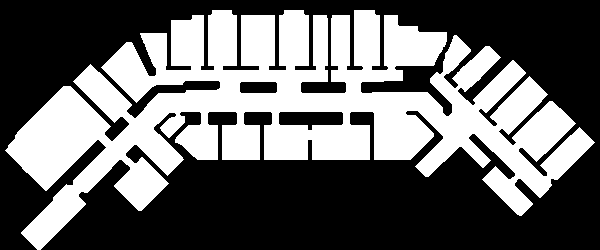
#> input picture data/environment/map_2floor_PF_bw.png, 600 x 250 px, found by its file name
$ python create_wp.py
#> lines starting #> are read from the running program, lines starting #| are printed output that depends on the picture; after the words box and inside, x2 and y2 are one past the last pixel; in counts of white or black regions, pixels touching at a corner belong together
from matplotlib import image
import matplotlib.pyplot as plt
import numpy as np
import base64
import pickle

bg_path = 'data\\environment\\map_2floor_PF_bw.png'


"""
Maybe change it from a list of dicts to a dictionary of dictionaries?
Oh no a list is just as good, you only need to substract all the ID's by 1, so that the list index
is tied to the waypoint index!

"""
class Node():
    """This is the template we are going to use, however we will use a dictionary,
    This dictionary is saved in a pkl file, and loaded in when the abm is initialised,
    copies are made per path that can be altered, what is the downside of this?
    The downside is all waypoints are loaded from the beginning, I don't think that is neccesarily
    bad. For the pathing I definetly agree!  q
    """

    # [6 lines left out: function __init__, not called in this run]

    def __eq__(self, other):
        return self.position == other.position


template = [0, (0, 0), []]
# tuples are for inside dictionary for speed, list is for clarity in writing and will nog be like this in final product (will be list of dicts)
# i entered these by hand, but realized it would be better if it started at zero so I transformed it using code
wp20_ls = [[1, (70, 194), [2]],[2, (79, 185), [1,3]],[3, (114, 150), [2, 4, 5, 6]],[4, (97, 131), [3]],[5, (135, 169), [3]],[6, (137, 126), [3,7,8]],[7, (119, 110), [6]],[8, (176, 101), [6, 9, 10]],[9, (176, 120), [8]],[10, (203, 101), [8,11,20,21]]
           ,[11, (203, 127), [10]],[12, (149, 80), [14]],[13, (159, 63), [14]],[14, (160, 77), [12, 13, 16]],[15, (195, 62), [16]],[16, (195, 74), [14, 15, 17]],[17, (217, 74), [16, 18, 19]],[18, (217, 60), [17]],[19, (230, 76), [17, 20, 26]],[20, (230, 95), [10, 19, 21]]]

wp40_ls = [[21, (239, 101), [22, 10, 20, 23]],[22, (239, 128), [21]],[23, (274, 101), [21, 24, 31, 32]],[24, (289, 95), [23, 31, 25]],[25, (289, 76), [24, 26, 28, 29]],[26, (262, 76), [19, 27, 25]],[27, (262, 59), [26]],[28, (289, 59), [25]],[29, (319, 76), [25, 30]],[30, (319, 63), [29]]
,[31, (310, 101), [23, 24, 36]],[32, (274, 128), [23, 33]],[33, (305, 133), [32, 34]],[34, (314, 133), [33, 35]],[35, (345, 128), [34, 36]],[36, (345, 101), [31, 35, 37, 45]],[37, (352, 95), [36, 38, 45]],[38, (352, 79), [37, 39, 42]],[39, (341, 73), [40, 38]],[40, (341, 60), [39]]]

wp61_ls= [[41, (366, 59), [42]],[42, (366, 73), [38, 41, 43]],[43, (390, 73), [42, 44]],[44, (390, 60), [43]],[45, (390, 101), [36, 37, 46, 47]],[46, (390, 120), [45]],[47, (424, 104), [45, 48]],[48, (456, 133), [47, 49]],[49, (466, 117), [48, 55, 54, 50]],[50, (451, 93), [49, 51, 52]]
          ,[51, (462, 83), [50]],[52, (436, 80), [50, 53]],[53, (446, 69), [52]],[54, (481, 103), [49]],[55, (489, 135), [49, 56, 57]],[56, (503, 122), [55]],[57, (510, 154), [55, 58, 59]],[58, (521, 140), [57]],[59, (522, 169), [57, 60, 61]],[60, (509, 184), [59]],[61, (541, 184), [59, 62]],[62, (552, 172), [61]]]


def update_list(wp_ls):
    updated_list = []
    for wp_numb, (pos_x, pos_y), connections in wp_ls:
        updated_connections = [conn - 1 for conn in connections]
        updated_element = [wp_numb - 1, (pos_x, pos_y), updated_connections]
        updated_list.append(updated_element)
    print(updated_list)
    return updated_list

wp20_ls = update_list(wp20_ls)
wp40_ls = update_list(wp40_ls)
wp61_ls = update_list(wp61_ls)


dict_ls = []
# blueprint


wp_ls = wp20_ls + wp40_ls + wp61_ls

print(len(wp_ls))

dict_ls = []
for wp in wp_ls:
    dict = {
    'id': wp[0],
    'parent': None,
    'pos': (wp[1][0], wp[1][1]),
    'conns':wp[2],
    'g': 0,
    }
    dict_ls.append(dict)


for dict in dict_ls:
    conns_copy = dict['conns']
    new_conns = {}
    self_pos = dict['pos']
    # print('selfpos', self_pos)

    for conn in conns_copy:

        if conn <= len(dict_ls):
            conn_pos = dict_ls[conn ]['pos']
            # print('con pos', conn_pos)
            conn_dist = np.sqrt(abs(self_pos[0] - conn_pos[0])**2 + abs(self_pos[1] - conn_pos[1])**2)
            new_conns[conn] = conn_dist

    dict['conns'] = new_conns
    print()

print()
print()
# print(dict_ls)

# print(dict_ls)


img = image.imread(bg_path)
#> img is the input picture: shape (250, 600, 4) float32; mean R, G, B, A 0.404, 0.404, 0.404, 1
shape = (img.shape[0], img.shape[1])
#> shape = (250, 600)
dist_per_pix = 1.0
max_x = shape[1]*dist_per_pix - 1
#> max_x = 599
max_y = shape[0]*dist_per_pix - 1
#> max_y = 249
        # print("self max", self.max_x)
wall_mask = np.zeros(shape, dtype=bool)
for i in range(shape[0]):
    for j in range(shape[1]):
        wall_mask[i,j] = img[i,j,0] < 0.1
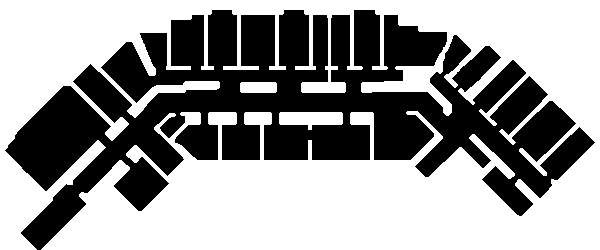
#> wall_mask: shape (250, 600) bool; 59.6% white; 1 black region, box (x1, y1, x2, y2) and area: (5, 10, 595, 250) 60565

# [44 lines left out: functions is_wall, draw_line, cross_wall, not called in this run]

pos_wp = []
id_ls = []
for dict in dict_ls:
    x, y = dict['pos']
    plt.scatter(x, y, color='blue', marker='o', label='Dots')
    # plt.text(x, y, dict['id'], fontsize=12, ha='right')
    conns = dict['conns']
    for key in conns:
        conn_x, conn_y = dict_ls[key]['pos']
        plt.plot([x, conn_x], [y, conn_y], color='lightcoral', alpha=0.4, linewidth=2.5)

    # [12 lines of commented-out code are left out]
plt.imshow(img)
plt.show()
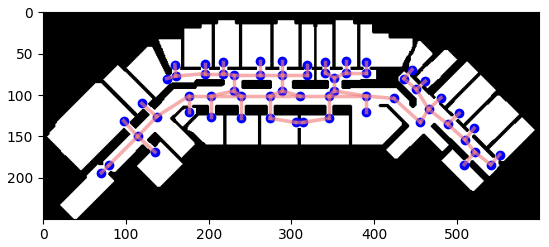
#> figure drawn by matplotlib, 1 panel
print(dict_ls)
# dict_directory  = "data\\distance"


# with open(f'{dict_directory}\\waypoints.pkl', 'wb') as fp:
#                 pickle.dump(dict_ls, fp)

$ run again, with data/environment/map_2floor.png copied over data/environment/map_2floor_PF_bw.png
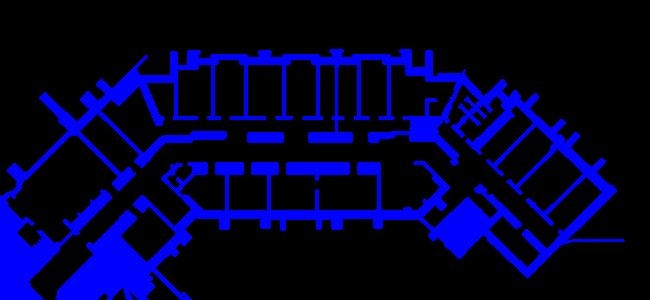
#> input picture data/environment/map_2floor.png, 650 x 300 px, found by its file name
#> img is the input picture: shape (300, 650, 3) float32; mean R, G, B 0, 0, 0.2
#> `plt.show()`:
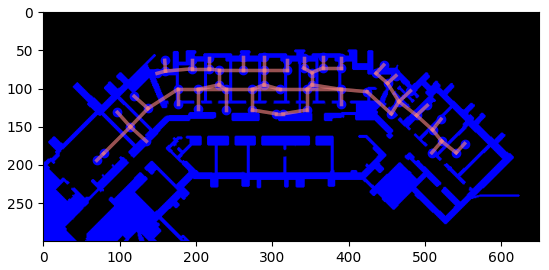
#> figure drawn by matplotlib, 1 panel
